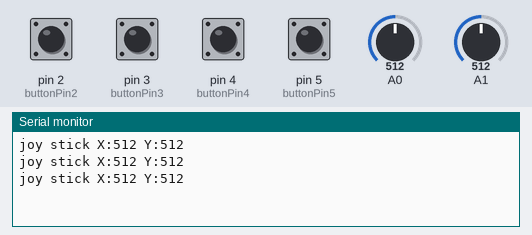
This sketch was run on a simulated Arduino Uno, built with avr-gcc and run on an emulated ATmega328P. Parts: the last lines printed to the serial monitor. The test bench sets the inputs (shaded band); at power-on: pin 2 (buttonPin2), pin 3 (buttonPin3), pin 4 (buttonPin4), pin 5 (buttonPin5) HIGH, A0 = 512, A1 = 512.

Above: at 1.3 s.
1.4 s: pin 2 (buttonPin2) pulled LOW for 0.6 s
At 1.82 s:
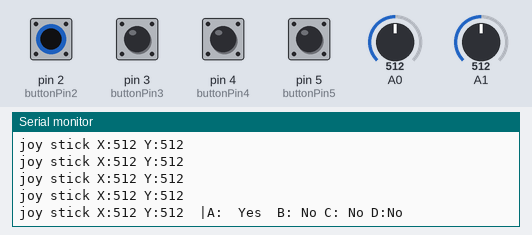
3.5 s: pin 3 (buttonPin3) pulled LOW for 0.6 s
At 3.84 s:
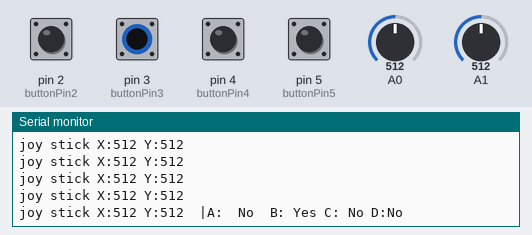
5.6 s: pin 4 (buttonPin4) pulled LOW for 0.6 s
At 6.36 s:
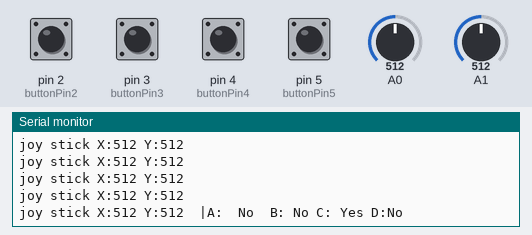
7.7 s: pin 5 (buttonPin5) pulled LOW for 0.6 s
At 8.37 s:
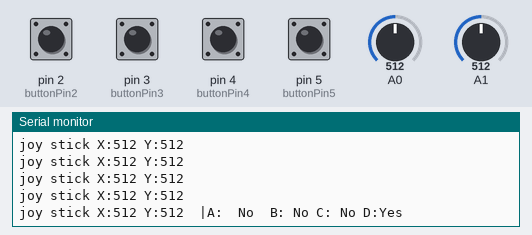
9.8 s: A0 set to 716
At 10.5 s:
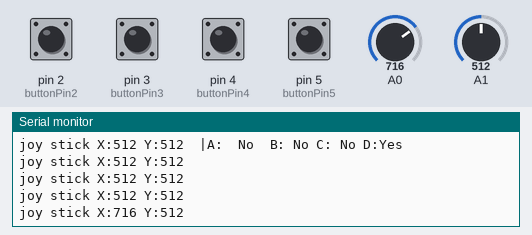
11.3 s: A1 set to 716
At 12.0 s:
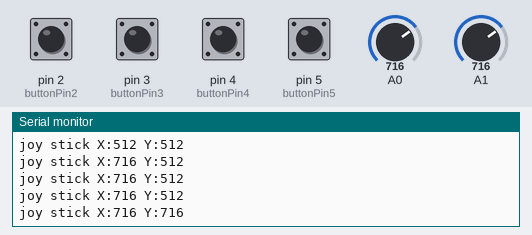

The sketch:

joypad_basic.ino
```cpp
const int buttonPin2 = 2;
const int buttonPin3 = 3;
const int buttonPin4 = 4;
const int buttonPin5 = 5;

void setup() {
  // put your setup code here, to run once:

  Serial.begin(9600);

  pinMode(buttonPin2, INPUT_PULLUP);
  pinMode(buttonPin3, INPUT_PULLUP);
  pinMode(buttonPin4, INPUT_PULLUP);
  pinMode(buttonPin5, INPUT_PULLUP);

}

void loop() {
  // put your main code here, to run repeatedly:

  int X = analogRead(0);
  int Y = analogRead(1);

  int buttonValue2 = digitalRead(2);
  int buttonValue3 = digitalRead(3);
  int buttonValue4 = digitalRead(4);
  int buttonValue5 = digitalRead(5);

  Serial.print("joy stick ");
  Serial.print("X:");
  Serial.print(X);
  Serial.print(" Y:");
  Serial.println(Y);

  if(buttonValue2 == LOW){
    Serial.print("joy stick ");
  Serial.print("X:");
  Serial.print(X);
  Serial.print(" Y:");
  Serial.print(Y);
  Serial.print("  |");
  Serial.println("A:  Yes  B: No C: No D:No");
  }
    if(buttonValue3 == LOW){
    Serial.print("joy stick ");
  Serial.print("X:");
  Serial.print(X);
  Serial.print(" Y:");
  Serial.print(Y);
  Serial.print("  |");
  Serial.println("A:  No  B: Yes C: No D:No");
  }
    if(buttonValue4 == LOW){
    Serial.print("joy stick ");
  Serial.print("X:");
  Serial.print(X);
  Serial.print(" Y:");
  Serial.print(Y);
  Serial.print("  |");
  Serial.println("A:  No  B: No C: Yes D:No");
  }
    if(buttonValue5 == LOW){
    Serial.print("joy stick ");
  Serial.print("X:");
  Serial.print(X);
  Serial.print(" Y:");
  Serial.print(Y);
  Serial.print("  |");
  Serial.println("A:  No  B: No C: No D:Yes");
  }
  delay(500);
}
```

Measured:
- after the input at 1.4 s, the serial monitor: prints a new line after 0.13 s (image 1)
- after the input at 3.5 s, the serial monitor: prints a new line at once (image 2)
- after the input at 5.6 s, the serial monitor: prints a new line after 0.46 s (image 3)
- after the input at 7.7 s, the serial monitor: prints a new line after 0.37 s (image 4)
- after the input at 9.8 s, the serial monitor: prints a new line after 0.26 s (image 5)
- after the input at 11.3 s, the serial monitor: prints a new line after 0.26 s (image 6)
